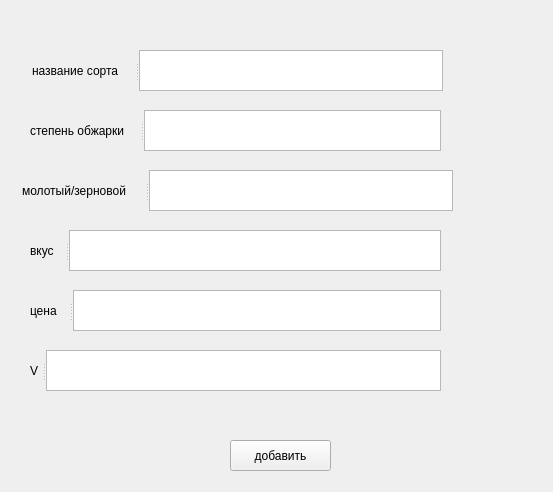
<?xml version="1.0" encoding="UTF-8"?>
<ui version="4.0">
 <class>Form</class>
 <widget class="QWidget" name="Form">
  <property name="geometry">
   <rect>
    <x>0</x>
    <y>0</y>
    <width>553</width>
    <height>492</height>
   </rect>
  </property>
  <property name="windowTitle">
   <string>Form</string>
  </property>
  <widget class="QSplitter" name="splitter_3">
   <property name="geometry">
    <rect>
     <x>22</x>
     <y>170</y>
     <width>431</width>
     <height>41</height>
    </rect>
   </property>
   <property name="orientation">
    <enum>Qt::Horizontal</enum>
   </property>
   <widget class="QLabel" name="label_4">
    <property name="text">
     <string>молотый/зерновой</string>
    </property>
   </widget>
   <widget class="QTextEdit" name="textEdit_4"/>
  </widget>
  <widget class="QSplitter" name="splitter_4">
   <property name="geometry">
    <rect>
     <x>30</x>
     <y>230</y>
     <width>411</width>
     <height>41</height>
    </rect>
   </property>
   <property name="orientation">
    <enum>Qt::Horizontal</enum>
   </property>
   <widget class="QLabel" name="label_5">
    <property name="text">
     <string>вкус</string>
    </property>
   </widget>
   <widget class="QTextEdit" name="textEdit_5"/>
  </widget>
  <widget class="QSplitter" name="splitter_5">
   <property name="geometry">
    <rect>
     <x>30</x>
     <y>290</y>
     <width>411</width>
     <height>41</height>
    </rect>
   </property>
   <property name="orientation">
    <enum>Qt::Horizontal</enum>
   </property>
   <widget class="QLabel" name="label_6">
    <property name="text">
     <string>цена</string>
    </property>
   </widget>
   <widget class="QTextEdit" name="textEdit_6"/>
  </widget>
  <widget class="QSplitter" name="splitter_6">
   <property name="geometry">
    <rect>
     <x>30</x>
     <y>350</y>
     <width>411</width>
     <height>41</height>
    </rect>
   </property>
   <property name="orientation">
    <enum>Qt::Horizontal</enum>
   </property>
   <widget class="QLabel" name="label_7">
    <property name="text">
     <string>V</string>
    </property>
   </widget>
   <widget class="QTextEdit" name="textEdit_7"/>
  </widget>
  <widget class="QLabel" name="lab_8">
   <property name="geometry">
    <rect>
     <x>70</x>
     <y>20</y>
     <width>261</width>
     <height>16</height>
    </rect>
   </property>
   <property name="text">
    <string/>
   </property>
  </widget>
  <widget class="QPushButton" name="push">
   <property name="geometry">
    <rect>
     <x>230</x>
     <y>440</y>
     <width>101</width>
     <height>31</height>
    </rect>
   </property>
   <property name="text">
    <string>добавить</string>
   </property>
  </widget>
  <widget class="QSplitter" name="splitter">
   <property name="geometry">
    <rect>
     <x>32</x>
     <y>50</y>
     <width>411</width>
     <height>41</height>
    </rect>
   </property>
   <property name="orientation">
    <enum>Qt::Horizontal</enum>
   </property>
   <widget class="QLabel" name="label">
    <property name="text">
     <string>название сорта</string>
    </property>
   </widget>
   <widget class="QTextEdit" name="textEdit"/>
  </widget>
  <widget class="QSplitter" name="splitter_2">
   <property name="geometry">
    <rect>
     <x>30</x>
     <y>110</y>
     <width>411</width>
     <height>41</height>
    </rect>
   </property>
   <property name="orientation">
    <enum>Qt::Horizontal</enum>
   </property>
   <widget class="QLabel" name="label_3">
    <property name="text">
     <string>степень обжарки</string>
    </property>
   </widget>
   <widget class="QTextEdit" name="textEdit_3"/>
  </widget>
 </widget>
 <resources/>
 <connections/>
</ui>
